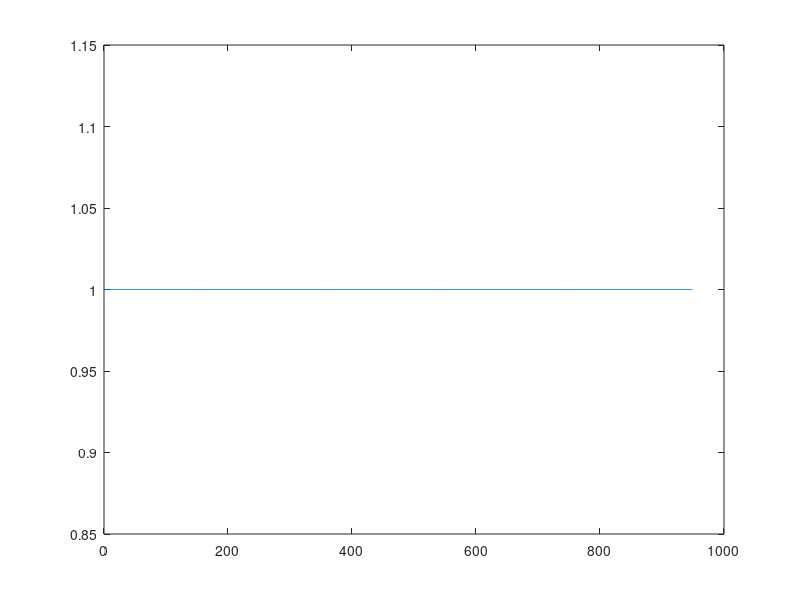

MATLAB code for this plot:

t = linspace(0, 4*pi, 1000);
windowSize = 50;
overlap = 49;

wave1 = sin(t);
wave2 = wave1;

DimTime = length(wave1);

corrmap = [];
nmaps = 1;

for i = 1:(windowSize-overlap):(DimTime-windowSize-1)
    if ((i+windowSize)<=DimTime)
        reftc=wave1(1,i:i+windowSize-1);
        imgtc=wave2(1,i:i+windowSize-1);
        temp=corrcoef(reftc,imgtc);
        corrmap(1,nmaps)=temp(2,1);
        nmaps=nmaps+1;
    else
        reftc=wave1(1,i:(DimTime-endlength));
        imgtc=wave2(1,i:(DimTime-endlength));
        temp=corrcoef(reftc,imgtc);
        corrmap(1,nmaps)=temp(2,1);
        nmaps=nmaps+1;
    end
end


figure;
plot(corrmap);
